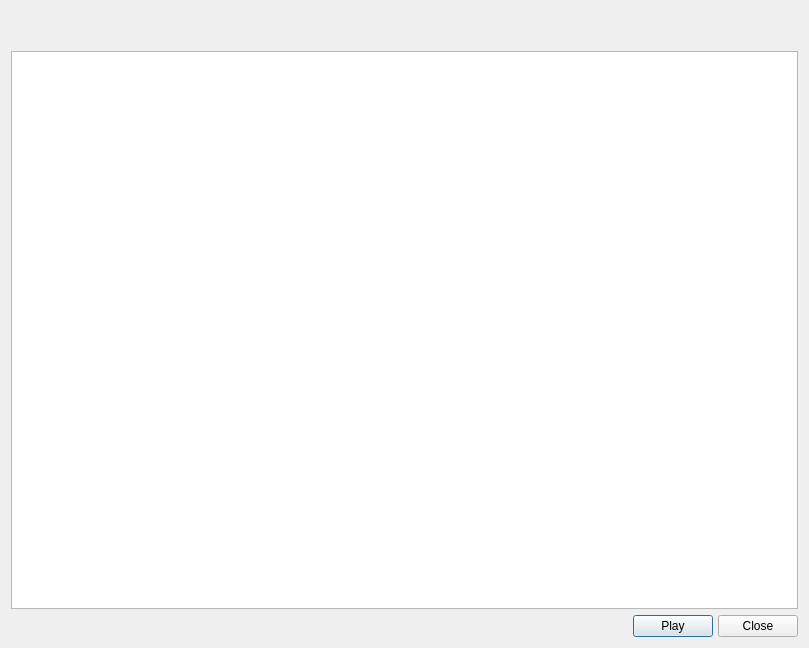
<?xml version="1.0" encoding="UTF-8"?>
<ui version="4.0">
 <class>Stream</class>
 <widget class="QDialog" name="Stream">
  <property name="geometry">
   <rect>
    <x>0</x>
    <y>0</y>
    <width>809</width>
    <height>648</height>
   </rect>
  </property>
  <property name="windowTitle">
   <string>Stream Info</string>
  </property>
  <layout class="QGridLayout" name="gridLayout">
   <item row="3" column="0">
    <widget class="QTextBrowser" name="description"/>
   </item>
   <item row="2" column="0">
    <widget class="QLabel" name="title">
     <property name="font">
      <font>
       <weight>75</weight>
       <bold>true</bold>
      </font>
     </property>
     <property name="text">
      <string/>
     </property>
    </widget>
   </item>
   <item row="5" column="0">
    <widget class="QFrame" name="frame">
     <property name="frameShape">
      <enum>QFrame::NoFrame</enum>
     </property>
     <property name="frameShadow">
      <enum>QFrame::Raised</enum>
     </property>
     <property name="lineWidth">
      <number>0</number>
     </property>
     <layout class="QHBoxLayout" name="horizontalLayout_2">
      <property name="spacing">
       <number>5</number>
      </property>
      <property name="leftMargin">
       <number>0</number>
      </property>
      <property name="topMargin">
       <number>0</number>
      </property>
      <property name="rightMargin">
       <number>0</number>
      </property>
      <property name="bottomMargin">
       <number>0</number>
      </property>
      <item>
       <spacer name="horizontalSpacer_2">
        <property name="orientation">
         <enum>Qt::Horizontal</enum>
        </property>
        <property name="sizeHint" stdset="0">
         <size>
          <width>150</width>
          <height>17</height>
         </size>
        </property>
       </spacer>
      </item>
      <item>
       <widget class="QPushButton" name="playButton">
        <property name="text">
         <string>Play</string>
        </property>
       </widget>
      </item>
      <item>
       <widget class="QPushButton" name="closeButton">
        <property name="text">
         <string>Close</string>
        </property>
       </widget>
      </item>
     </layout>
    </widget>
   </item>
   <item row="0" column="0">
    <widget class="QLabel" name="uploader">
     <property name="text">
      <string/>
     </property>
    </widget>
   </item>
  </layout>
 </widget>
 <resources/>
 <connections/>
</ui>
